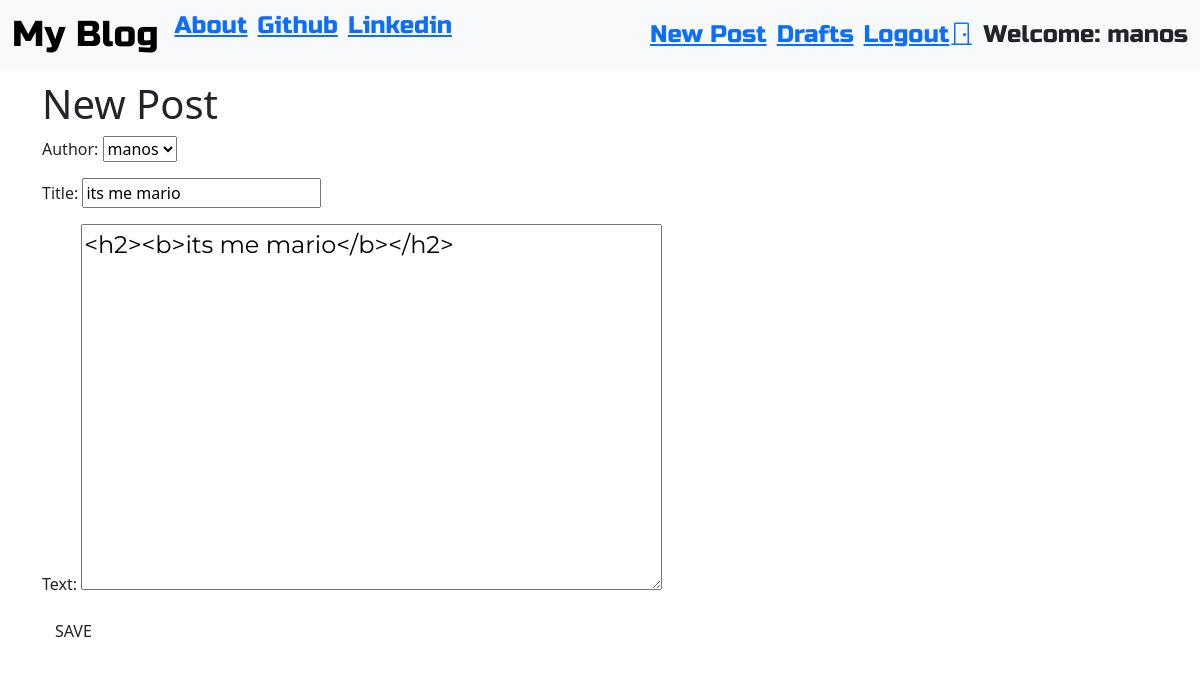
The page /post/7/edit/ (signed in) on the database its author committed.
### blog/models.py (models this page shows, shortened)
class Post(models.Model):
    author = models.ForeignKey('auth.User',on_delete=models.CASCADE)
    title = models.CharField(max_length=200)
    text = models.TextField()
    created_date = models.DateTimeField(default=timezone.now)
    published_date = models.DateTimeField(blank=True,null=True)

### blog/views.py (the view)
# urls.py: re_path(r'^post/(?P<pk>\d+)/edit/$',views.UpdatePostView.as_view(),name='post_edit'),
class UpdatePostView(LoginRequiredMixin,UpdateView):
    login_url = '/login/'
    redirect_field_name = 'blog/post_detail.html'
    form_class = PostForm
    model = Post

### blog/forms.py
class PostForm(forms.ModelForm):
    class Meta():
        model = Post
        fields = ('author','title','text')
        widgets={
            'title':forms.TextInput(attrs={'class':'textinputclass'}),
            'text':forms.Textarea(attrs={'class':'editable medium-editor-textarea postcontent'}),
        }

### blog/templates/blog/post_form.html (shortened to what this page needs)
{% extends "blog/base.html" %}
{% block content %}
    <h1>New Post</h1>
    <form class="post-form" method="POST">
        {{form.as_p}}
        <button type="submit" class="save btn btn-default" >SAVE</button>
    </form>
{% endblock %}

### blog/templates/blog/base.html (shortened to what this page needs)
<!DOCTYPE html>
{% load static %}
<html>
<head>
    <link href="https://cdn.jsdelivr.net/npm/bootstrap@5.3.3/dist/css/bootstrap.min.css" rel="stylesheet">
    <link href="https://cdnjs.cloudflare.com/ajax/libs/bootstrap-icons/1.10.0/font/bootstrap-icons.min.css" rel="stylesheet">
    <link rel="stylesheet" href="//cdn.jsdelivr.net/npm/medium-editor@latest/dist/css/medium-editor.min.css" type="text/css" media="screen" charset="utf-8">
    <link rel="stylesheet" href="{% static 'css/blog.css' %}">
</head>
<body class="loader">
    <nav class="navbar navbar-expand-lg bg-body-tertiary techfont custom-navbar">
        <div class="container-fluid">
        <ul class="nav navbar-nav me-auto mb-2 mb-lg-0">
            <li> <a class="navbar-brand bigbrand" href="{% url 'post_list' %}">My Blog</a> </li>
            <li class="nav-item"> <a href="{% url 'about' %}"> About </a> </li>
            <li class="nav-item"> <a href="https://www.github.com"> Github </a> </li>
            <li class="nav-item"> <a href="https://www.linkedin.com"> Linkedin </a> </li>
        </ul>
        <ul class="nav navbar-nav navbar-right">
          {% if user.is_authenticated %}
          <li class="nav-item">
            <a href="{% url 'post_new' %}">New Post</a>
          </li class="nav-item">
          <li class="nav-item">
            <a href="{% url 'post_draft_list' %}">Drafts</a>
          </li>
          <li class="nav-item">
            <a href="#"   onclick="document.getElementById('logoutForm').submit();">
              Logout<i class="bi bi-door-closed"></i>
            </a>
          </li>
          <li>
            <a>Welcome: {{user.username}}</a>
          </li>
          {% else %}
          <li>
            <a class="nav navbar-right" href="{% url 'login' %}">
              <i class="bi bi-door-open">Login</i>
            </a>
          </li>
          {% endif %}
        </ul >
        </div>
    </nav>
    <div class="content container">
      <div class="row">
        <div class="col-md-8">
          <div class="blog_posts">
            {% block content %}
            {% endblock %}
          </div>
        </div>
      </div>
    </div>
</body>
</html>

### blog/static/css/blog.css (style rules this page uses)
.techfont { font-family: 'Russo One', sans-serif; font-size: 1.5em; margin-bottom: 10px; }
.postcontent { font-family: 'Montserrat'; font-size: 1.5em; }
.bigbrand { font-size: 1.5em; }
.nav-item { margin-right: 10px; }
.loader { filter:hue-rotate(0deg); color: linear-gradient(45deg,#0f8,#08f); animation:hue 5000ms infinite linear; }

### rows shown on the page
Post: author "manos", title "its me mario", text "<h2><b>its me mario</b></h2>"

### other values the page prints
{{ user.username }} "manos"
